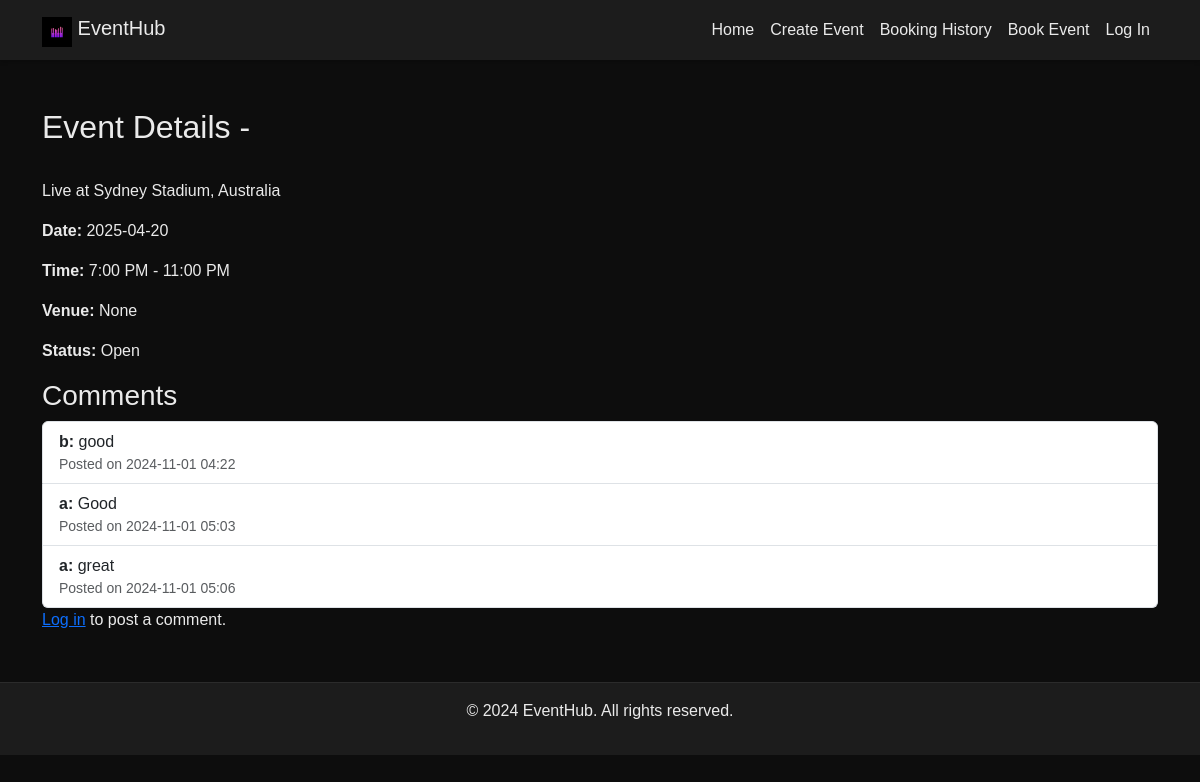
Screenshot of /event/1001 with the database file from the repository.
### website/models.py (models this page shows)
class Event(db.Model):
    __tablename__ = 'event'
    id = db.Column(db.Integer, primary_key=True)
    name = db.Column(db.String(100), nullable=False)
    description = db.Column(db.Text, nullable=False)
    date = db.Column(db.Date, nullable=False)
    start_time = db.Column(db.Time, nullable=False)
    end_time = db.Column(db.Time, nullable=False)
    venue = db.Column(db.String(300), nullable=False)
    status = db.Column(db.String(20), nullable=False)
    user_id = db.Column(db.Integer, db.ForeignKey('user.id'), nullable=False)
    bookings = db.relationship('Booking', back_populates='event', lazy=True)
    comments = db.relationship('Comment', back_populates='event', lazy=True)

class Comment(db.Model):
    __tablename__ = 'comment'
    id = db.Column(db.Integer, primary_key=True)
    content = db.Column(db.Text, nullable=False)
    date_posted = db.Column(db.DateTime, default=datetime.utcnow)
    user_id = db.Column(db.Integer, db.ForeignKey('user.id'), nullable=False)
    event_id = db.Column(db.Integer, db.ForeignKey('event.id'), nullable=False)
    user = db.relationship('User', back_populates='comments')
    event = db.relationship('Event', back_populates='comments')

class User(UserMixin, db.Model):
    __tablename__ = 'user'
    id = db.Column(db.Integer, primary_key=True)
    username = db.Column(db.String(150), nullable=False, unique=True)
    email = db.Column(db.String(150), nullable=False, unique=True)
    password = db.Column(db.String(150), nullable=False)
    contact_number = db.Column(db.Integer, nullable=False)
    address = db.Column(db.String(150), nullable=False)
    bookings = db.relationship('Booking', back_populates='user', lazy=True)
    comments = db.relationship('Comment', back_populates='user', lazy=True)

### website/views.py (the view)
@main_bp.route('/event/<int:event_id>')
def event_details(event_id):
    event = Event.query.get_or_404(event_id)
    comments = Comment.query.filter_by(event_id=event_id).all()
    message = request.args.get('message')
    return render_template('EDetails.html', event=event, comments=comments, message=message)

### website/templates/EDetails.html (shortened to what this page needs)
<!DOCTYPE html>
<html lang="en">
<head>
    <link href="https://cdn.jsdelivr.net/npm/bootstrap@5.3.0/dist/css/bootstrap.min.css" rel="stylesheet">
    <link rel="stylesheet" href="{{ url_for('static', filename='css/homepage.css') }}">
</head>
<body>
    <nav class="navbar navbar-expand-lg navbar-dark sticky-top">
        <div class="container">
            <a class="navbar-brand" href="{{ url_for('main.homepage') }}">
                <img src="{{ url_for('static', filename='img/logo.jpg') }}" alt="Logo" width="30" height="30"
                    class="d-inline-block align-text-top">
                EventHub
            </a>
            <div class="collapse navbar-collapse" id="navbarNav">
                <ul class="navbar-nav ms-auto">
                    <li class="nav-item"><a class="nav-link" href="{{ url_for('main.homepage') }}">Home</a></li>
                    <li class="nav-item"><a class="nav-link" href="{{ url_for('main.create_event') }}">Create Event</a>
                    </li>
                    <li class="nav-item"><a class="nav-link" href="{{ url_for('main.booking_history') }}">Booking
                            History</a>
                    </li>
                    <li class="nav-item"><a class="nav-link active" href="{{ url_for('main.booking') }}">Book Event</a>
                    </li>
                    {% if current_user.is_authenticated %}
                    <li class="nav-item"><a class="nav-link" href="{{ url_for('auth.logout') }}">Log Out</a></li>
                    {% else %}
                    <li class="nav-item"><a class="nav-link" href="{{ url_for('auth.login') }}">Log In</a></li>
                    {% endif %}
                </ul>
            </div>
        </div>
    </nav>
    <main class="container my-5">
        <h2>Event Details - {{ event.title }}</h2>
        <p>{{ event.description }}</p>
        <p><strong>Date:</strong> {{ event.date }}</p>
        <p><strong>Time:</strong> 7:00 PM - 11:00 PM</p>
        <p><strong>Venue:</strong> {{ event.venue }}</p>
        <p><strong>Status:</strong> {{ event.status }}</p>
        <h3>Comments</h3>
        <div class="comments-section">
            {% if comments %}
            <ul class="list-group">
                {% for comment in comments %}
                <li class="list-group-item">
                    <strong>{{ comment.user.username }}:</strong> {{ comment.content }}
                    <small class="text-muted d-block">Posted on {{ comment.date_posted.strftime('%Y-%m-%d %H:%M')
                        }}</small>
                </li>
                {% endfor %}
            </ul>
            {% else %}
            <p>No comments yet. Be the first to comment!</p>
            {% endif %}
        </div>
        {% if current_user.is_authenticated %}
        <h3>Add a Comment</h3>
        <form action="{{ url_for('event.add_comment', event_id=event.id) }}" method="POST">
            <div class="mb-3">
                <textarea class="form-control" name="content" rows="3" placeholder="Write your comment here..."
                    required></textarea>
            </div>
            <button type="submit" class="btn btn-primary">Submit Comment</button>
        </form>
        {% else %}
        <p><a href="{{ url_for('auth.login') }}">Log in</a> to post a comment.</p>
        {% endif %}
    </main>
    <footer class="text-center py-3">
        <div class="container">
            <p>&copy; 2024 EventHub. All rights reserved.</p>
        </div>
    </footer>
</body>
</html>

### website/static/css/homepage.css (style rules this page uses)
:root { --primary-bg: #0D0D0D; --secondary-bg: #1C1C1C; --primary-text: #EAEAEA; --secondary-text: #A5A5A5; --accent-red: #D32F2F; --accent-orange: #FF6F61; --button-hover: #E53935; --card-bg: #1C1C1C; --border-color: #2B2B2B; }
body { font-family: 'Optima', 'Arial', sans-serif; background-color: var(--primary-bg); color: var(--primary-text); margin: 0; padding: 0; scroll-behavior: smooth; }
.navbar { background-color: var(--secondary-bg); box-shadow: 0 2px 4px rgba(0, 0, 0, .2); position: sticky; top: 0; width: 100%; z-index: 1000; transition: background-color 0.3s, box-shadow 0.3s; }
.navbar-brand, .nav-link { color: var(--primary-text) !important; transition: color 0.3s; }
footer { background-color: var(--secondary-bg); color: var(--primary-text); padding: 20px 0; text-align: center; margin-top: 50px; border-top: 1px solid var(--border-color); }

### rows the page displays
Event: description "Live at Sydney Stadium, Australia", date "2025-04-20", venue "None", status "Open"
Comment: user.username "b", content "good", date_posted "2024-11-01 04:22"
Comment: user.username "a", content "Good", date_posted "2024-11-01 05:03"
Comment: user.username "a", content "great", date_posted "2024-11-01 05:06"
